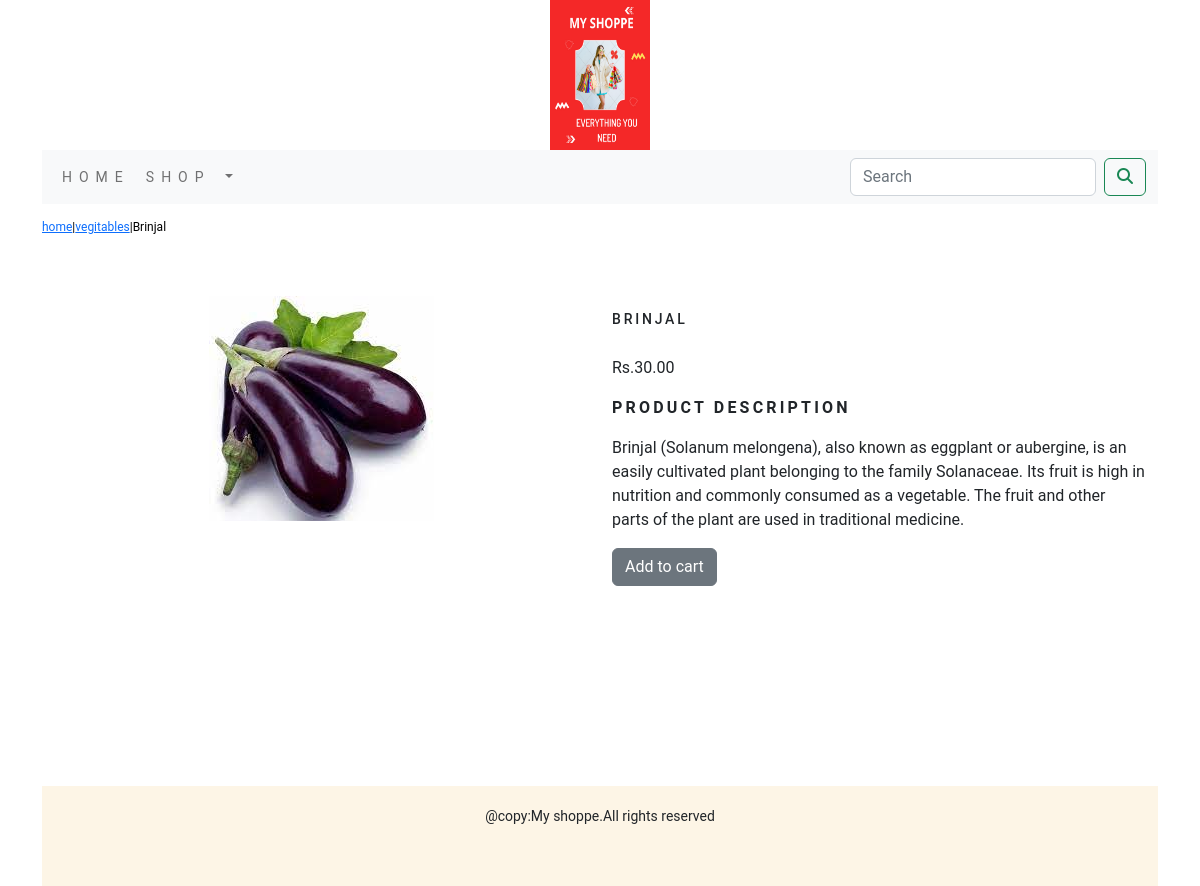
Screenshot of /shop/vegitables/brinjal/ with the database file from the repository.
### shopapp/models.py (models this page shows, shortened)
class Product(models.Model):
    name=models.CharField(max_length=250,unique=True)
    slug=models.SlugField(max_length=250,unique=True)
    description=models.TextField(blank=True)
    price=models.DecimalField(max_digits=10,decimal_places=2)
    category=models.ForeignKey(Category,on_delete=models.CASCADE)
    image=models.ImageField(upload_to='product',blank=True)
    stock=models.IntegerField()
    available=models.BooleanField(default=True)
    created=models.DateTimeField(auto_now_add=True)
    updated=models.DateTimeField(auto_now=True)
    class Meta:
        ordering=('name',)
        verbose_name='product'
        verbose_name_plural='products'

class Category(models.Model):
    name=models.CharField(max_length=250,unique=True)
    slug=models.SlugField(max_length=250,unique=True)
    description=models.TextField(blank=True)
    image=models.ImageField(upload_to='category',blank=True)
    class Meta:
        ordering=('name',)
        verbose_name='category'
        verbose_name_plural='categories'
    def get_urls(self):
        return reverse('shopapp:products_by_category',args=[self.slug])
    def __str__(self):
        return '{}'.format(self.name)

### shopapp/views.py (the view)
# urls.py: path('<slug:c_slug>/<slug:product_slug>/',views.proDetails,name='proCatDetails')
def proDetails(request,c_slug,product_slug):
    try:
        product=Product.objects.get(category__slug=c_slug,slug=product_slug)
    except Exception as e:
        raise e
    return render(request,'product.html',{'product':product})

### cart/context_processors.py (called while the page is built)
def counter(request):
    item_count=0
    if 'admin' in request.path:
        return {}
    else:
        try:
            cart=Cart.objects.filter(cart_id=cart_id(request))
            cart_items=CartITem.objects.all().filter(cart=cart[:1])
            for cart_item in cart_items:
                item_count += cart_item.quantity
        except Cart.DoesNotExist:
            item_count=0
    return dict(item_count=item_count)

### cart/views.py (called while the page is built)
def cart_id(request):
    cart=request.session.session_key
    if not cart:
        cart=request.session.create()
    return cart

### shopapp/context_processors.py (called while the page is built)
def menu_links(request):
    links=Category.objects.all()
    return dict(links=links)

### templates/product.html (shortened to what this page needs)
{% extends 'base.html' %}
{% load static %}
{% block content %}
<div class="my-prod-row-class">
   <div class="mx-auto">
      <p><a href="{% url 'shopapp:allProdCat' %}">home</a>|<a href="{{product.category.get_url}}">{{product.category}}</a>|{{product.name}} </p>
   </div>
</div>
<div class="container">
<br>
<div class="row">
   <div class="col-12 col-sm-12 col-md-12 col-lg-6 text-center">
      <div style="min-width:18rem">
         <img src="{{product.image.url}}" alt="{{product.name}}">
      </div>
   </div>
   <div class="col-12 col-sm-12 col-md-12 col-lg-6">
      <div>
         <h1 class="my-prod-title">{{product.name}}</h1>
         <p>Rs.{{product.price}}</p>
         <p class="my-title"><b>product description</b></p>
         <p class="text-justify my-prod-text">{{product.description}}</p>
         {% if product.stock <= 0 %}
           <p class="text-justify my-prod-text"></p><b>Out of stock</b>
         {% else %}
            <a class="btn btn-secondary"  href="{% url 'cart:add_cart' product.id %}">Add to cart</a>
         {% endif %}
      </div>
   </div>
</div>
{% endblock %}

### static/css/custom.css (style rules this page uses)
body { font-family: 'Roboto', sans-serif; }
.my-title { font-size:16px; text-transform:uppercase; letter-spacing:.2em; }
.my-prod-row-class { padding-top:14px; padding-bottom:20px; }
.my-prod-row-class .mx-auto { color:#000; font-size:12px; text-decoration:None; }
.my-prod-title { font-size:14px; text-transform:uppercase; letter-spacing:.2em; padding-top:15px; padding-bottom:20px; }

### rows the page displays
Product: category "vegitables", name "Brinjal", image (picture), name "BRINJAL", price "30.00", description "Brinjal (Solanum melongena), also known as eggplant or aubergine, is an easily cultivated plant belonging to the family Solanaceae. Its fruit is high in nutrition and commonly consumed as a vegetable. The fruit and other parts of the plant are used in traditional medicine."
